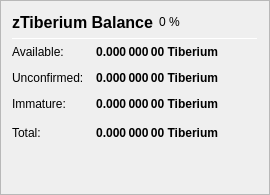
                   <widget class="QFrame" name="frame_ZerocoinBalances">
                    <property name="frameShape">
                     <enum>QFrame::StyledPanel</enum>
                    </property>
                    <property name="frameShadow">
                     <enum>QFrame::Raised</enum>
                    </property>
                    <layout class="QVBoxLayout" name="verticalLayout_7">
                     <item>
                      <layout class="QHBoxLayout" name="horizontalLayout_8" stretch="0">
                       <item>
                        <widget class="QLabel" name="label_5z_3">
                         <property name="minimumSize">
                          <size>
                           <width>0</width>
                           <height>20</height>
                          </size>
                         </property>
                         <property name="font">
                          <font>
                           <pointsize>12</pointsize>
                           <weight>75</weight>
                           <bold>true</bold>
                          </font>
                         </property>
                         <property name="text">
                          <string>zTiberium Balance</string>
                         </property>
                        </widget>
                       </item>
                       <item>
                        <widget class="QLabel" name="labelzTiberiumPercent">
                         <property name="text">
                          <string notr="true">0 %</string>
                         </property>
                        </widget>
                       </item>
                       <item>
                        <spacer name="horizontalSpacer_11">
                         <property name="orientation">
                          <enum>Qt::Horizontal</enum>
                         </property>
                         <property name="sizeHint" stdset="0">
                          <size>
                           <width>40</width>
                           <height>20</height>
                          </size>
                         </property>
                        </spacer>
                       </item>
                      </layout>
                     </item>
                     <item>
                      <widget class="Line" name="line_ZerocoinBalance">
                       <property name="minimumSize">
                        <size>
                         <width>0</width>
                         <height>1</height>
                        </size>
                       </property>
                       <property name="maximumSize">
                        <size>
                         <width>16777215</width>
                         <height>1</height>
                        </size>
                       </property>
                       <property name="orientation">
                        <enum>Qt::Horizontal</enum>
                       </property>
                      </widget>
                     </item>
                     <item>
                      <layout class="QGridLayout" name="gridLayout_5">
                       <property name="spacing">
                        <number>12</number>
                       </property>
                       <item row="1" column="0">
                        <widget class="QLabel" name="labelzBalanceMatureText">
                         <property name="toolTip">
                          <string>Mature: more than 20 confirmation and more than 3 mints of the same denomination after it was minted.
These zTiberium are spendable.</string>
                         </property>
                         <property name="text">
                          <string>Available:</string>
                         </property>
                        </widget>
                       </item>
                       <item row="1" column="1">
                        <widget class="QLabel" name="labelzBalanceMature">
                         <property name="font">
                          <font>
                           <weight>75</weight>
                           <bold>true</bold>
                          </font>
                         </property>
                         <property name="toolTip">
                          <string>Mature: more than 20 confirmation and more than 3 mints of the same denomination after it was minted.
These zTiberium are spendable.</string>
                         </property>
                         <property name="text">
                          <string notr="true">0.000 000 00 Tiberium</string>
                         </property>
                         <property name="alignment">
                          <set>Qt::AlignRight|Qt::AlignTrailing|Qt::AlignVCenter</set>
                         </property>
                        </widget>
                       </item>
                       <item row="2" column="0">
                        <widget class="QLabel" name="labelzBalanceUnconfirmedText">
                         <property name="toolTip">
                          <string>Unconfirmed: less than 20 confirmations
Immature: confirmed, but less than 3 mints of the same denomination after it was minted</string>
                         </property>
                         <property name="text">
                          <string>Unconfirmed:</string>
                         </property>
                        </widget>
                       </item>
                       <item row="2" column="1">
                        <widget class="QLabel" name="labelzBalanceUnconfirmed">
                         <property name="font">
                          <font>
                           <weight>75</weight>
                           <bold>true</bold>
                          </font>
                         </property>
                         <property name="toolTip">
                          <string>Unconfirmed: less than 20 confirmations
Immature: confirmed, but less than 3 mints of the same denomination after it was minted</string>
                         </property>
                         <property name="text">
                          <string notr="true">0.000 000 00 Tiberium</string>
                         </property>
                         <property name="alignment">
                          <set>Qt::AlignRight|Qt::AlignTrailing|Qt::AlignVCenter</set>
                         </property>
                        </widget>
                       </item>
                       <item row="3" column="0">
                        <widget class="QLabel" name="labelzBalanceImmatureText">
                         <property name="toolTip">
                          <string>Unconfirmed: less than 20 confirmations
Immature: confirmed, but less than 3 mints of the same denomination after it was minted</string>
                         </property>
                         <property name="text">
                          <string>Immature:</string>
                         </property>
                        </widget>
                       </item>
                       <item row="3" column="1">
                        <widget class="QLabel" name="labelzBalanceImmature">
                         <property name="font">
                          <font>
                           <weight>75</weight>
                           <bold>true</bold>
                          </font>
                         </property>
                         <property name="toolTip">
                          <string>Unconfirmed: less than 20 confirmations
Immature: confirmed, but less than 3 mints of the same denomination after it was minted</string>
                         </property>
                         <property name="text">
                          <string notr="true">0.000 000 00 Tiberium</string>
                         </property>
                         <property name="alignment">
                          <set>Qt::AlignRight|Qt::AlignTrailing|Qt::AlignVCenter</set>
                         </property>
                        </widget>
                       </item>
                       <item row="4" column="0">
                        <widget class="QLabel" name="labelzBalanceText">
                         <property name="toolTip">
                          <string>Your current zTiberium balance, unconfirmed and immature zTiberium included.</string>
                         </property>
                         <property name="text">
                          <string>Total:</string>
                         </property>
                        </widget>
                       </item>
                       <item row="4" column="1">
                        <widget class="QLabel" name="labelzBalance">
                         <property name="font">
                          <font>
                           <weight>75</weight>
                           <bold>true</bold>
                          </font>
                         </property>
                         <property name="cursor">
                          <cursorShape>IBeamCursor</cursorShape>
                         </property>
                         <property name="toolTip">
                          <string>Your current zTiberium balance, unconfirmed and immature zTiberium included.</string>
                         </property>
                         <property name="text">
                          <string notr="true">0.000 000 00 Tiberium</string>
                         </property>
                         <property name="alignment">
                          <set>Qt::AlignRight|Qt::AlignTrailing|Qt::AlignVCenter</set>
                         </property>
                         <property name="textInteractionFlags">
                          <set>Qt::LinksAccessibleByMouse|Qt::TextSelectableByKeyboard|Qt::TextSelectableByMouse</set>
                         </property>
                        </widget>
                       </item>
                       <item row="4" column="2">
                        <spacer name="horizontalSpacer_4">
                         <property name="orientation">
                          <enum>Qt::Horizontal</enum>
                         </property>
                         <property name="sizeHint" stdset="0">
                          <size>
                           <width>40</width>
                           <height>20</height>
                          </size>
                         </property>
                        </spacer>
                       </item>
                      </layout>
                     </item>
                     <item>
                      <spacer name="verticalSpacer_4">
                       <property name="orientation">
                        <enum>Qt::Vertical</enum>
                       </property>
                       <property name="sizeHint" stdset="0">
                        <size>
                         <width>20</width>
                         <height>40</height>
                        </size>
                       </property>
                      </spacer>
                     </item>
                    </layout>
                   </widget>
